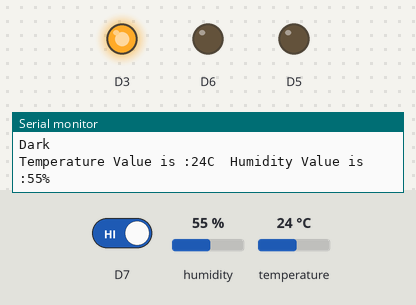
The sketch below on a simulated ESP8266 (NodeMCU). On the bench: output pins drawn as LEDs (lit = HIGH), the last lines printed to the serial monitor. The test bench sets the inputs (shaded band); at power-on: D7 HIGH, humidity 55 %, temperature 24 °C.

Above: at 2.8 s.
2.9 s: D7 driven LOW
At 4.2 s:
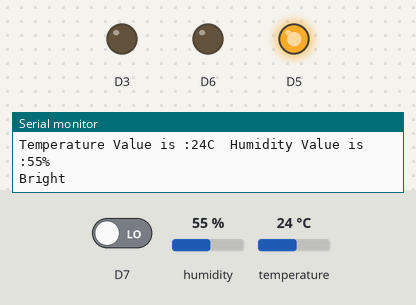
4.5 s: D7 driven HIGH
At 5.7 s:
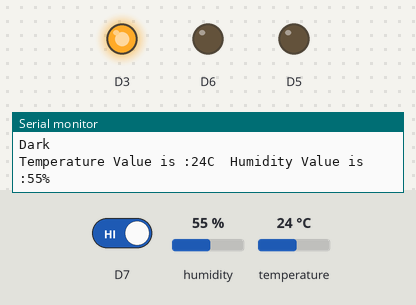
Timing chart, 0 to 7.5 s (numbered marks = the images above; inputs shaded):
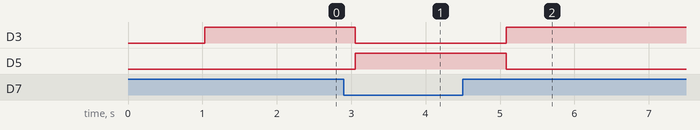

Measured:
- after the input at 2.9 s, D3: HIGH → LOW after 0.16 s; D5: LOW → HIGH after 0.16 s
- after the input at 4.5 s, D3: LOW → HIGH after 0.58 s; D5: HIGH → LOW after 0.58 s

The sketch:

ldr_rgb_dht11.ino
```cpp
#include <DHT.h>
#define DHTPIN D1
#define DHTTYPE DHT11
DHT dht(DHTPIN, DHTTYPE);
uint8_t temperature, humidity;

void setup() {
  Serial.begin(115200);
dht.begin();
delay(10);
Serial.println();
Serial.println();
pinMode(D5,OUTPUT);
pinMode(D6,OUTPUT);
pinMode(D3,OUTPUT);
}

void loop() {
temperature = dht.readTemperature();
humidity = dht.readHumidity();
delay(500);
Serial.print("Temperature Value is :");
Serial.print(temperature);
Serial.print("C");
Serial.print("  Humidity Value is :");
Serial.print(humidity);
Serial.println("%");
delay(500);

if(digitalRead(D7)==LOW)
  {
    Serial.println("Bright");
    digitalWrite(D5,HIGH);
  digitalWrite(D6,LOW);
  digitalWrite(D3,LOW);
  }
  else
  {
    Serial.println("Dark");
    digitalWrite(D5,LOW);
  digitalWrite(D6,LOW);
  digitalWrite(D3,HIGH);
  }

}
```
